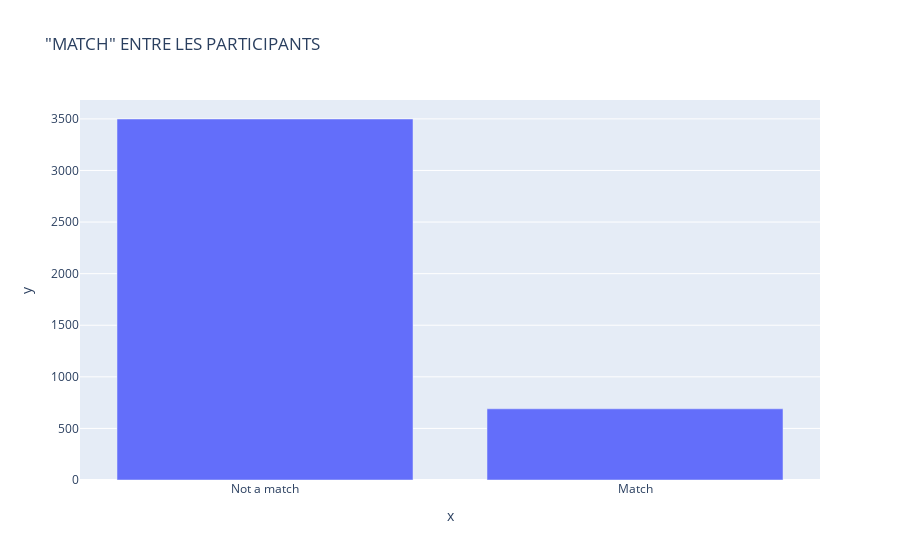

The notebook cell saved with this chart:
### Code cell
fig = px.bar(chart_data, x=['Not a match', 'Match'], y=chart_data.values, title='"MATCH" ENTRE LES PARTICIPANTS')
fig.show()

### Figure 1 — Plotly figure (JSON) as saved in the notebook; plotly's stock layout.template omitted (floating-point values rounded to 4 significant figures)
{"data": [{"alignmentgroup": "True", "hovertemplate": "x=%{x}<br>y=%{y}<extra></extra>", "legendgroup": "", "marker": {"color": "#636efa", "pattern": {"shape": ""}}, "name": "", "offsetgroup": "", "orientation": "v", "showlegend": false, "textposition": "auto", "type": "bar", "x": ["Not a match", "Match"], "xaxis": "x", "y": [3499, 690], "yaxis": "y"}], "layout": {"autosize": true, "barmode": "relative", "legend": {"tracegroupgap": 0}, "title": {"text": "\"MATCH\" ENTRE LES PARTICIPANTS"}, "xaxis": {"anchor": "y", "autorange": true, "domain": [0, 1], "range": [-0.5, 1.5], "title": {"text": "x"}, "type": "category"}, "yaxis": {"anchor": "x", "autorange": true, "domain": [0, 1], "range": [0, 3683.0], "title": {"text": "y"}, "type": "linear"}}}
